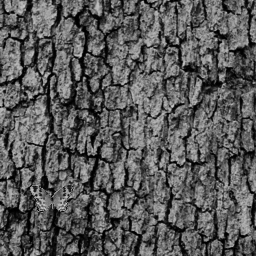
%> input picture actividad-7.1/imagenes/tronco.bmp, 256 x 256 px
$ octave code.m   (GNU Octave 9; MATLAB toolbox functions it lacks are replaced by stand-ins)
%> lines starting %> are read from the running program, lines starting %| are printed output that depends on the picture
tronco = imread("./imagenes/tronco.bmp");
%> tronco is the input picture: size 256x256 uint8; min 0, max 207, mean 89.8
mariposa = imread("./imagenes/mariposaBlanco.bmp");
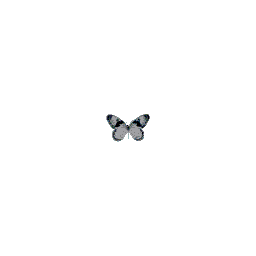
%> input picture actividad-7.1/imagenes/mariposaBlanco.bmp, 256 x 256 px
%> mariposa: size 256x256 uint8; min 0, max 255, mean 254
troncoMariposa = imread("./imagenes/troncoMariposa.bmp");
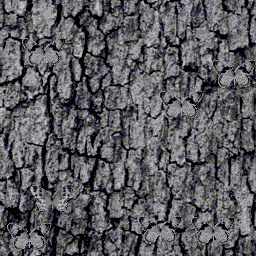
%> input picture actividad-7.1/imagenes/troncoMariposa.bmp, 256 x 256 px
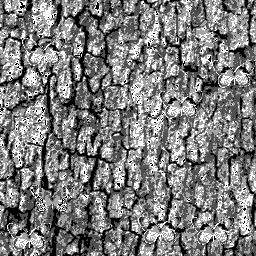
%> troncoMariposa: size 256x256 uint8; min 0, max 247, mean 124.2

mariposaF = fft2(mariposa);
troncoMariposaF = fft2(troncoMariposa);

% Defase
mConj = conj(mariposaF)./abs(mariposaF);

% punto elevado
t = mConj .* troncoMariposaF;

it= fftshift(ifft2(t));
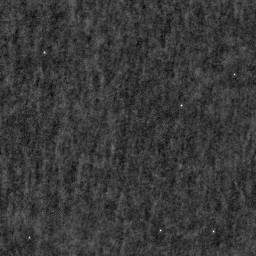
%> it: size 256x256 double; min -195.3, max 1230, mean 124.2; drawn with min black and max white
figure, subplot(1,2,1),
imshow(troncoMariposa);
subplot(1,2,2),
imshow(real(it), []);

% mesh(it);
%Fondo a blanco del objetivo
